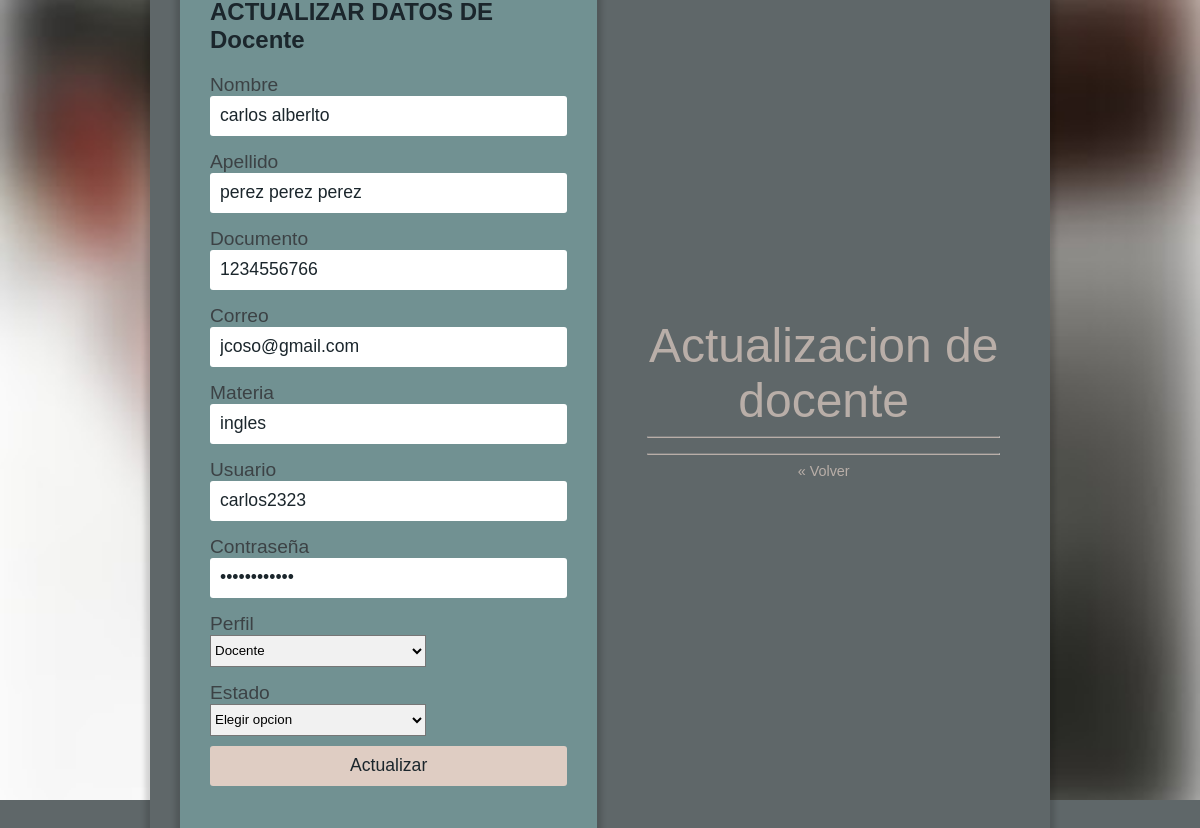
Page /Docentes/pages/editar.php?Id=2 on the committed database.
### tables this page shows
CREATE TABLE `docente` (
  `id_docente` int(11) NOT NULL,
  `Nombredoc` varchar(60) NOT NULL,
  `Apellidodoc` varchar(60) NOT NULL,
  `Documentodoc` varchar(12) NOT NULL,
  `Correodoc` varchar(60) NOT NULL,
  `Materiadoc` varchar(40) NOT NULL,
  `Usuariodoc` varchar(60) NOT NULL,
  `Passworddoc` varchar(60) NOT NULL,
  `Perfil` varchar(30) NOT NULL,
  `Estadodoc` varchar(20) NOT NULL
);

### Conexion.php (called while the page is built, shortened)
<?php
class Conexion{
    private $drive = "mysql";
    private $host = "localhost";
    private $dbname = "notas2023";
    private $user = "root";
    private $password = "";
    public function __construct(){
        try{
            $db = new PDO("{$this->drive}:host={$this->host};dbname={$this->dbname}",$this->user, $this->password);
            $db->setAttribute(PDO::ATTR_ERRMODE,PDO::ERRMODE_EXCEPTION);
            return $db;
        }catch(PDOException $e){
            echo "Ha surgido algun error: Detalle: ".$e->getMessage();
        }
    }
}
?>

### Docentes/models/docentes.php (called while the page is built, shortened)
<?php
include_once('../../Conexion.php');
class Docentes extends Conexion{
    public function __construct(){
        $this->db = parent::__construct();
    }
    public function getiddoc($Id){
        $statement=$this->db->prepare("SELECT * FROM docente WHERE  id_docente=:Id");
        $statement->bindparam(':Id',$Id);
        $statement->execute();
        $resultado =$statement->fetch(PDO::FETCH_ASSOC);
        return $resultado;
    }
}
?>

### Docentes/pages/editar.php (the view, shortened to what this page needs)
<html lang="es">
<head>
    <link rel="stylesheet" href="../../css/login.css">
</head>
<body>
    <?php
    require_once('../../Conexion.php');
    require_once('../models/docentes.php');
    $Id = $_GET['Id'];
    $doce = new Docentes();
    $row = $doce->getiddoc($Id);
    if ($row) {
        ?>
        <div id="contenedor">
            <div id="contenedorcentrado">
                <div id="login">
                    <h2>ACTUALIZAR DATOS DE Docente</h2>
                    <form id="loginform" action="../Controller/editardocente.php" method="post">
                        <label for="nombre">Nombre </label>
                        <input id="Nombre" type="text" name="txtnombredoc" placeholder="Nombre"
                            value="<?php echo $row['Nombredoc'] ?>">
                        <label for="Apellido">Apellido</label>
                        <input id="Apellido" type="Apellido" placeholder="Apellido" name="txtapellidodoc"
                            value="<?php echo $row['Apellidodoc'] ?>">
                        <label for="Documento">Documento</label>
                        <input id="Documento" type="number" placeholder="Documento" name="txtdocumentodoc"
                            value="<?php echo $row['Documentodoc'] ?>">
                        <label for="Correo">Correo</label>
                        <input id="Correo" type="email" placeholder="Correo" name="txtcorreodoc"
                            value="<?php echo $row['Correodoc'] ?>">
                        <label for="Materia">Materia</label>
                        <input id="Materia" type="text" placeholder="Materia" name="txtmateriadoc"
                            value="<?php echo $row['Materiadoc'] ?>">
                        <label for="Usuario">Usuario</label>
                        <input id="Usuario" type="text" name="txtusuariodoc" placeholder="Usuario"
                            value="<?php echo $row['Usuariodoc'] ?>">
                        <label for="Contraseña">Contraseña</label>
                        <input id="Contraseña" type="password" name="txtcontrasenadoc" placeholder="Contraseña"
                            value="<?php echo $row['Passworddoc'] ?>">
                        <label for="Perfil" value="<?php echo $row['Perfil'] ?>">Perfil</label>
                        <select name="txtperfildoc" id="perfil">
                            <option selected value="Docente">Docente</option>
                        </select>
                        <label for="Estado" value="<?php echo $row['Estadodoc'] ?>">Estado</label>
                        <select name="txtestadodoc" id="Estado">
                            <option selected>Elegir opcion</option>
                        </select>
                        <button type="submit" title="Actualizar" name="Actualizar">Actualizar</button>
                    </form>
                <?php } ?>
            </div>
            <div id="derecho">
                <div class="titulo">
                    Actualizacion de docente
                </div>
                <hr>
                <div class="pie-form">
                    <hr>
                    <a href="index.php">« Volver</a>
                </div>
            </div>
        </div>
    </div>
</body>
</html>

### css/login.css (style rules this page uses)
body { font-family: 'Overpass', sans-serif; font-weight: normal; font-size: 100%; color: #1b262c; margin: 0; background-color: #5f6769; }
#contenedor { display: flex; align-items: center; justify-content: center; margin: 0; padding: 0; min-width: 100vw; min-height: 100vh; width: 100%; height: 100%; background-image: url(../img/fondo_difuminado_login.jpg); background-position: center; background-size: cover; }
#contenedorcentrado { display: flex; align-items: center; justify-content: center; flex-direction:row; min-width: 380px; max-width: 900px; width: 90%; background-color: #5f6769; border-radius: 10px 10px 10px 10px; -moz-border-radius: 10px 10px 10px 10px; -webkit-border-radius: 10px 10px 10px 10px; -webkit-box-shadow: 0px 0px 5px 5px rgba(0,0,0,0.15); -moz-box-shadow: 0px 0px 5px 5px rgba(0,0,0,0.15); box-shadow: 0px 0px 5px 5px rgba(0,0,0,0.15); padding: 30px; box-sizing: border-box; }
#login { width: 100%; max-width: 4430px; min-width: 320px; padding: 30px 30px 50px 30px; background-color: #719192; -webkit-box-shadow: 0px 0px 5px 5px rgba(0,0,0,0.15); -moz-box-shadow: 0px 0px 5px 5px rgba(0,0,0,0.15); box-shadow: 0px 0px 5px 5px rgba(0,0,0,0.15); border-radius: 3px 3px 3px 3px; -moz-border-radius: 3px 3px 3px 3px; -webkit-border-radius: 3px 3px 3px 3px; box-sizing: border-box; opacity: 1; filter: alpha(opacity=1); }
#login label { display: block; font-family: 'Overpass', sans-serif; font-size: 120%; color:#3c4245; margin-top: 15px; }
#login input { font-family: 'Overpass', sans-serif; font-size: 110%; color: #1b262c; display: block; width: 100%; height: 40px; margin-bottom: 10px; padding: 5px 5px 5px 10px; box-sizing: border-box; border: none; border-radius: 3px 3px 3px 3px; -moz-border-radius: 3px 3px 3px 3px; -webkit-border-radius: 3px 3px 3px 3px; }
#login input::placeholder { font-family: 'Overpass', sans-serif; color: #E4E4E4; }
#perfil { display: block; align-items: center; justify-content: center; margin: 0 a; height: 4vh; width: 27vh ; background-color: #f1f1f1; }
#estado { display: block; align-items: center; justify-content: center; margin: 0 a; height: 4vh; width: 27vh ; background-color: #f1f1f1; }
#login button { font-family: 'Overpass', sans-serif; font-size: 110%; color:#1b262c; width: 100%; height: 40px; border: none; border-radius: 3px 3px 3px 3px; -moz-border-radius: 3px 3px 3px 3px; -webkit-border-radius: 3px 3px 3px 3px; background-color: #dfcdc3; margin-top: 10px; }
#derecho { text-align: center; width: 100%; opacity: 0.70; filter: alpha(opacity=70); padding:20px 20px 20px 50px; box-sizing: border-box; }
.titulo { font-size: 300%; color:#dfcdc3; }
hr { border-top: 1px solid #8c8b8b; border-bottom: 1px solid #dfcdc3; }
.pie-form { font-size: 90%; text-align: center; margin-top: 15px; }
.pie-form a { display: block; text-decoration: none; color: #dfcdc3; margin-bottom: 3px; }

### rows in the picture
docente: txtnombredoc "carlos alberlto", txtapellidodoc "perez perez perez", txtdocumentodoc "1234556766", txtcorreodoc "jcoso@gmail.com", txtmateriadoc "ingles", txtusuariodoc "carlos2323"
